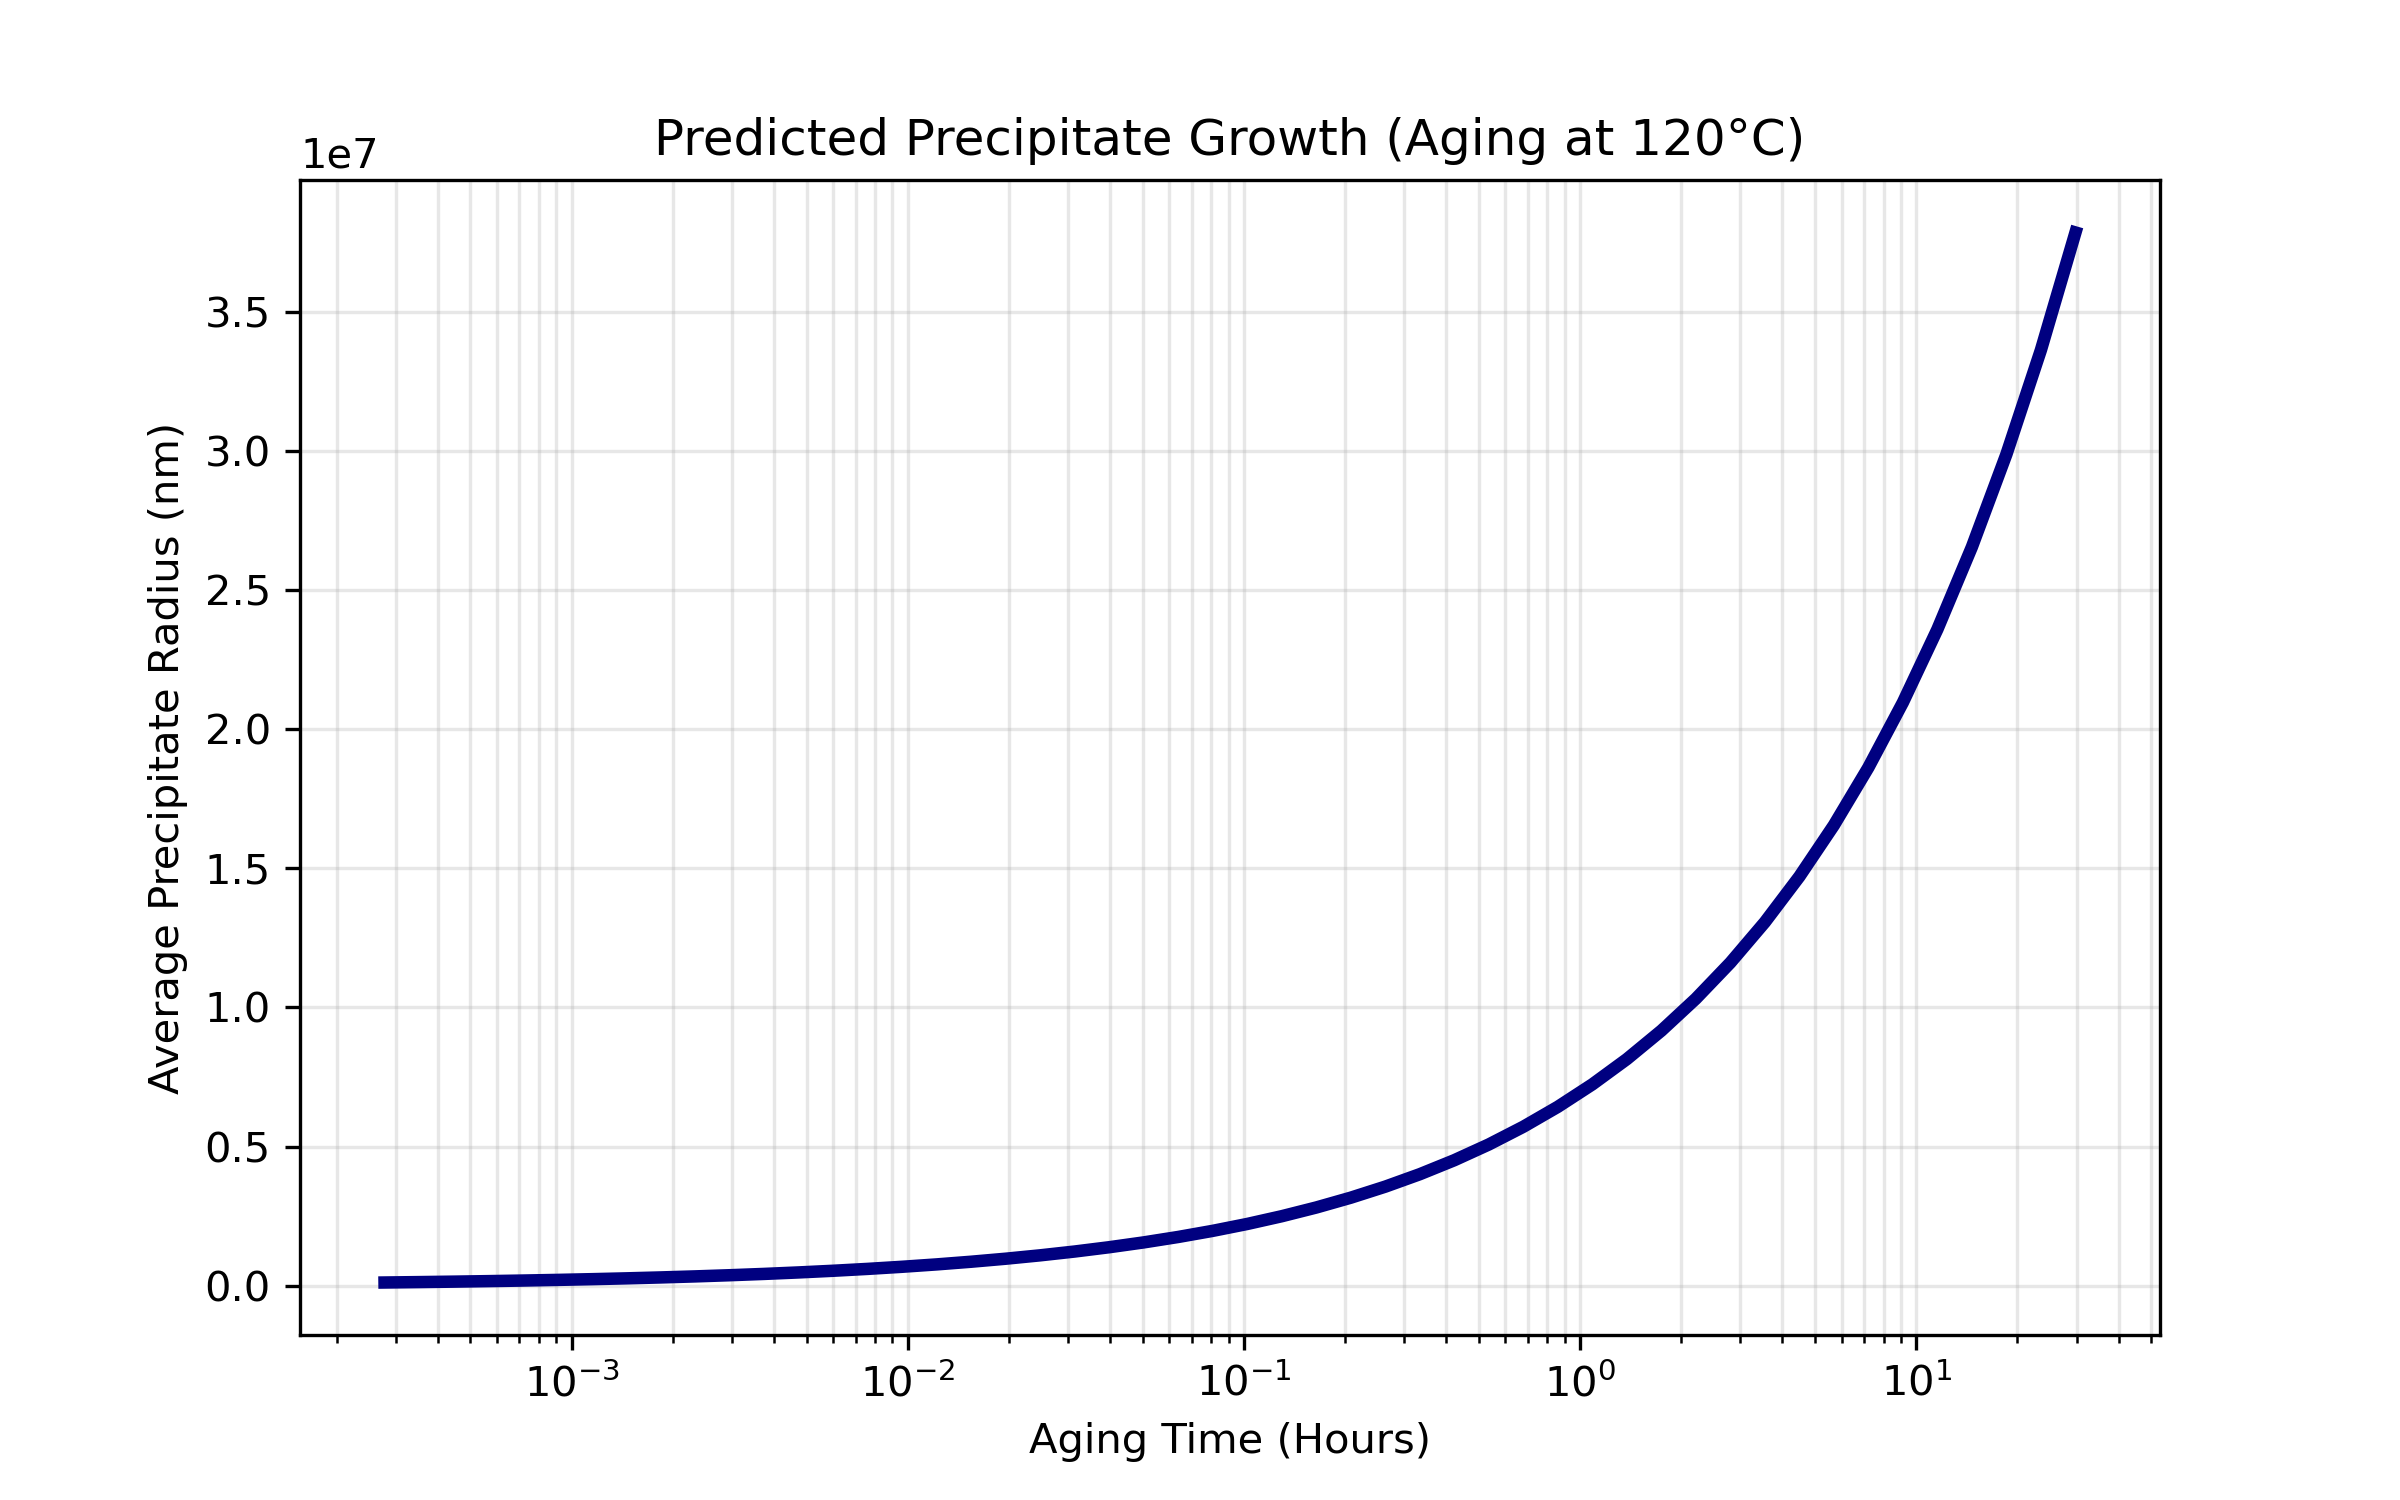

Reproduce this figure in Python.
import numpy as np
import matplotlib.pyplot as plt
from pycalphad import Database, calculate, variables as v

dbf = Database('COST507-modified.tdb')
T_aging = 120 + 273.15 # 120 Celsius in Kelvin

print(f"--- Running Script 4: Kinetic Growth Simulation ---")

# Pull thermodynamic driving force (GM) from your database
res = calculate(dbf, ['AL', 'ZN', 'VA'], 'FCC_A1', P=101325, T=T_aging, output='GM')
driving_force = abs(float(res.GM.mean()))

# Time array: 1 second up to 30 hours
times = np.logspace(0, 5.03, 50) 
# Parabolic growth law: R = sqrt(k * DrivingForce * time)
growth_rate = 1e-12 
radius = np.sqrt(growth_rate * driving_force * times) * 1e9 # Convert to nanometers

plt.figure(figsize=(8, 5))
plt.semilogx(times / 3600, radius, color='navy', lw=3)
plt.title("Predicted Precipitate Growth (Aging at 120°C)")
plt.xlabel("Aging Time (Hours)")
plt.ylabel("Average Precipitate Radius (nm)")
plt.grid(True, which="both", alpha=0.3)
plt.savefig('04_kinetic_growth.png', dpi=300)
print("Success: saved as 04_kinetic_growth.png")
plt.show()